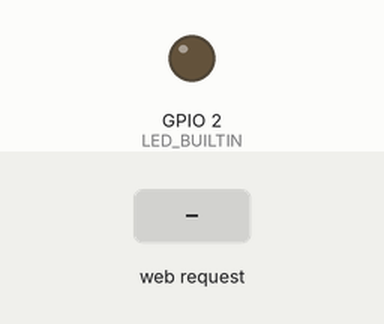
Simulated run of this program. Board: ESP32. Parts: output pins drawn as LEDs (lit = HIGH). The inputs (shaded band) are chosen by the test bench. WiFi joins after 1.5 s; servers stay silent unless stated; what the program prints to the serial monitor is not drawn.

Above: at 2.7 s.
2.8 s: HTTP request GET /LED=ON received
At 3.1 s:
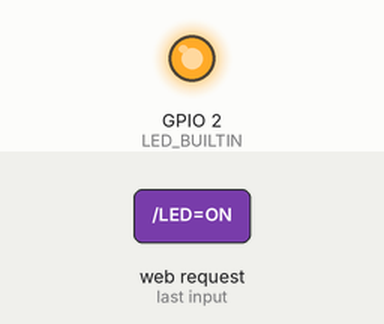
4.3 s: HTTP request GET /LED=OFF received
At 5.4 s:
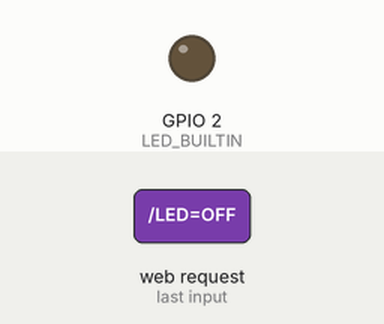
Timing chart, 0 to 7.3 s (numbered marks = the images above; inputs shaded):
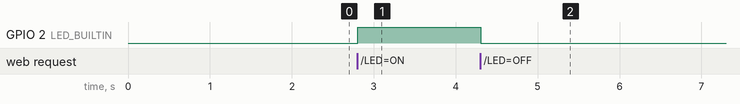

The program:

main.cpp
```cpp
#include <WiFi.h>

// Replace with your WiFi credentials
const char* ssid = "2";       // Your WiFi SSID
const char* password = ""; // Your WiFi password

WiFiServer server(80); // Create a web server on port 80

void setup() {
  Serial.begin(115200);

  // Connect to WiFi
  WiFi.begin(ssid, password);
  Serial.print("Connecting to WiFi...");
  while (WiFi.status() != WL_CONNECTED) {
    delay(500);
    Serial.print(".");
  }

  Serial.println("\nConnected to WiFi!");
  Serial.print("IP Address: ");
  Serial.println(WiFi.localIP());

  // Start the server
  server.begin();
  Serial.println("Server started.");

  // Initialize onboard LED
  pinMode(LED_BUILTIN, OUTPUT);
  digitalWrite(LED_BUILTIN, LOW); // Ensure LED is off initially
}

void loop() {
  // Check if a client is connected
  WiFiClient client = server.available();
  if (client) {
    Serial.println("New client connected.");
    String request = "";

    // Read the client request
    while (client.connected()) {
      if (client.available()) {
        char c = client.read();
        request += c;

        // Break out of loop once the request ends
        if (request.endsWith("\r\n\r\n")) break;
      }
    }

    // Debug: Print the request to the Serial Monitor
    Serial.println(request);

    // Parse the request for LED control
    if (request.indexOf("/LED=ON") != -1) {
      digitalWrite(LED_BUILTIN, HIGH); // Turn ON the LED
      Serial.println("LED turned ON");
    } else if (request.indexOf("/LED=OFF") != -1) {
      digitalWrite(LED_BUILTIN, LOW);  // Turn OFF the LED
      Serial.println("LED turned OFF");
    }

    // Send an HTTP response to the client
    client.println("HTTP/1.1 200 OK");
    client.println("Content-Type: text/html");
    client.println("Connection: close");
    client.println();
    client.println("<!DOCTYPE HTML>");
    client.println("<html>");
    client.println("<h1>ESP32 LED Control</h1>");
    client.println("<p><a href=\"/LED=ON\">Turn LED ON</a></p>");
    client.println("<p><a href=\"/LED=OFF\">Turn LED OFF</a></p>");
    client.println("</html>");

    // Close the connection
    client.stop();
    Serial.println("Client disconnected.");
  }
}
```

Measured:
- after the input at 2.8 s, GPIO 2 (LED_BUILTIN): LOW → HIGH at once
- after the input at 4.3 s, GPIO 2 (LED_BUILTIN): HIGH → LOW at once
